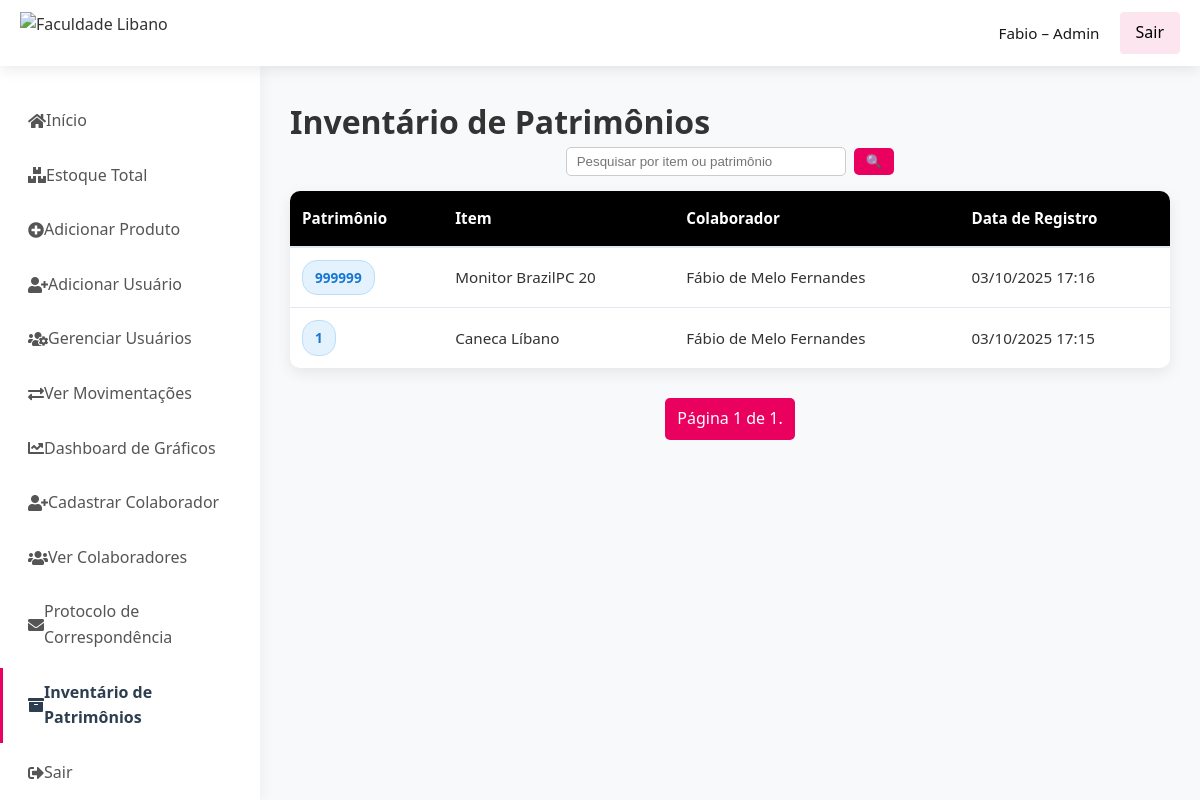
Before: /patrimonios/ (signed in) with the older database file.
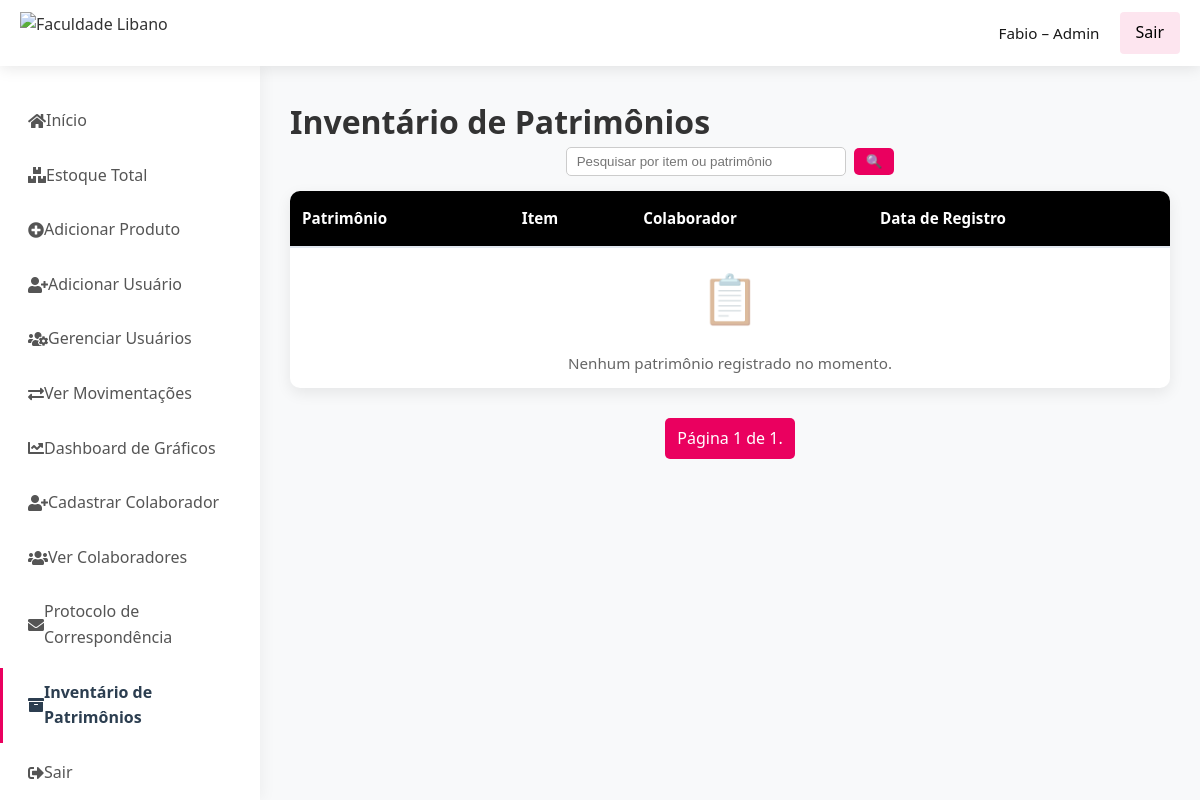
After: the same page with the newer database file.
### estoque/models.py (models this page shows, shortened)
class Protocolo(models.Model):
    colaborador = models.ForeignKey(Colaborador, on_delete=models.CASCADE)
    item = models.ForeignKey(Produto, on_delete=models.CASCADE)
    item_nome = models.CharField(max_length=100, blank=True, null=True)
    patrimonio = models.CharField(max_length=50, unique=True)  # obrigatório
    data = models.DateTimeField(auto_now_add=True)

class Produto(models.Model):
    nome = models.CharField(max_length=100)  # Nome do produto
    quantidade = models.IntegerField(default=0)  # Quantidade em estoque
    setor_responsavel = models.ForeignKey(
        Group,
        on_delete=models.SET_NULL,
        null=True,
        blank=True
    )
    data_entrada = models.DateTimeField(auto_now_add=True)
    observacoes = models.TextField(blank=True, null=True)
    class Meta:
        unique_together = ('nome', 'setor_responsavel')
        verbose_name_plural = "Produtos"

class Colaborador(models.Model):
    codigo = models.CharField(max_length=20, unique=True)
    nome = models.CharField(max_length=100)

### estoque/views.py (the view)
# urls.py: path("patrimonios/", views.lista_patrimonios, name="lista_patrimonios"),
@login_required
def lista_patrimonios(request):
    user = request.user
    patrimonios_list = Protocolo.objects.select_related("item", "colaborador").all().order_by("-data")
    termo = request.GET.get('q', '').strip()
    if termo:
        patrimonios_list = patrimonios_list.filter(
            Q(item__nome__icontains=termo) |
            Q(patrimonio__icontains=termo) |
            Q(colaborador__nome__icontains=termo)
        )
    paginator = Paginator(patrimonios_list, 100)
    page_number = request.GET.get('page')
    page_obj = paginator.get_page(page_number)
    is_admin = user.is_superuser
    pertence_geral = user.groups.filter(name__iexact="Geral").exists()
    user_groups = user.groups.all()
    setores = Group.objects.all() if is_admin else user_groups
    hub_info = [
        {
            "nome_setor": s.name,
            "total_produtos": Produto.objects.filter(setor_responsavel=s).count(),
        }
        for s in setores
    ]
    context = {
        'patrimonios': page_obj,
        'q': termo,
        'is_admin': is_admin,
        'pertence_geral': pertence_geral,
        'hub_info': hub_info,  # ✅ ESSENCIAL
        'pagina_atual': 'lista_patrimonios',
    }
    return render(request, "estoque/lista_patrimonios.html", context)
    from .utils import checar_estoque

### estoque/context_processors.py (called while the page is built)
def sidebar_context(request):
    if not request.user.is_authenticated:
        return {}
    is_admin = request.user.is_superuser or request.user.groups.filter(name__iexact='ADMIN').exists()
    pertence_geral = request.user.groups.filter(name__iexact='Geral').exists()
    user_groups = request.user.groups.all()
    setores = Group.objects.all() if is_admin else user_groups
    hub_info = [
        {
            'nome_setor': s.name,
            'total_produtos': Produto.objects.filter(setor_responsavel=s).count()
        }
        for s in setores
    ]
    return {
        'is_admin': is_admin,
        'pertence_geral': pertence_geral,
        'hub_info': hub_info,
    }

### estoque/templates/estoque/lista_patrimonios.html (shortened to what the changed rows need)
<!DOCTYPE html>
<html lang="pt-BR">
<head>
    <link rel="stylesheet" href="https://cdnjs.cloudflare.com/ajax/libs/font-awesome/5.15.4/css/all.min.css">
</head>
<body>
    <main class="content">
        <h1>Inventário de Patrimônios</h1>
        <div class="table-container">
            <table class="patrimonios-table">
                <thead>
                    <tr>
                        <th>Patrimônio</th>
                        <th>Item</th>
                        <th>Colaborador</th>
                        <th>Data de Registro</th>
                    </tr>
                </thead>
                <tbody>
                    {% for p in patrimonios %}
                    <tr>
                        <td><span class="patrimonio-badge">{{ p.patrimonio }}</span></td>
                        <td>{{ p.item.nome }}</td>
                        <td>{{ p.colaborador.nome }}</td>
                        <td>{{ p.data|date:"d/m/Y H:i" }}</td>
                    </tr>
                    {% empty %}
                    <tr>
                        <td colspan="4" class="empty-state">
                            <div class="empty-icon">📋</div>
                            <p>Nenhum patrimônio registrado no momento.</p>
                        </td>
                    </tr>
                    {% endfor %}
                </tbody>
            </table>
        </div>
    </main>
</body>
</html>

Changed rows visible on the page:
removed Protocolo: patrimonio "999999", item.nome "Monitor BrazilPC 20", colaborador.nome "Fábio de Melo Fernandes", data "03/10/2025 17:16"
removed Protocolo: patrimonio "1", item.nome "Caneca Líbano", colaborador.nome "Fábio de Melo Fernandes", data "03/10/2025 17:15"
Other visible differences:
text now shown: "📋 Nenhum patrimônio registrado no momento."
